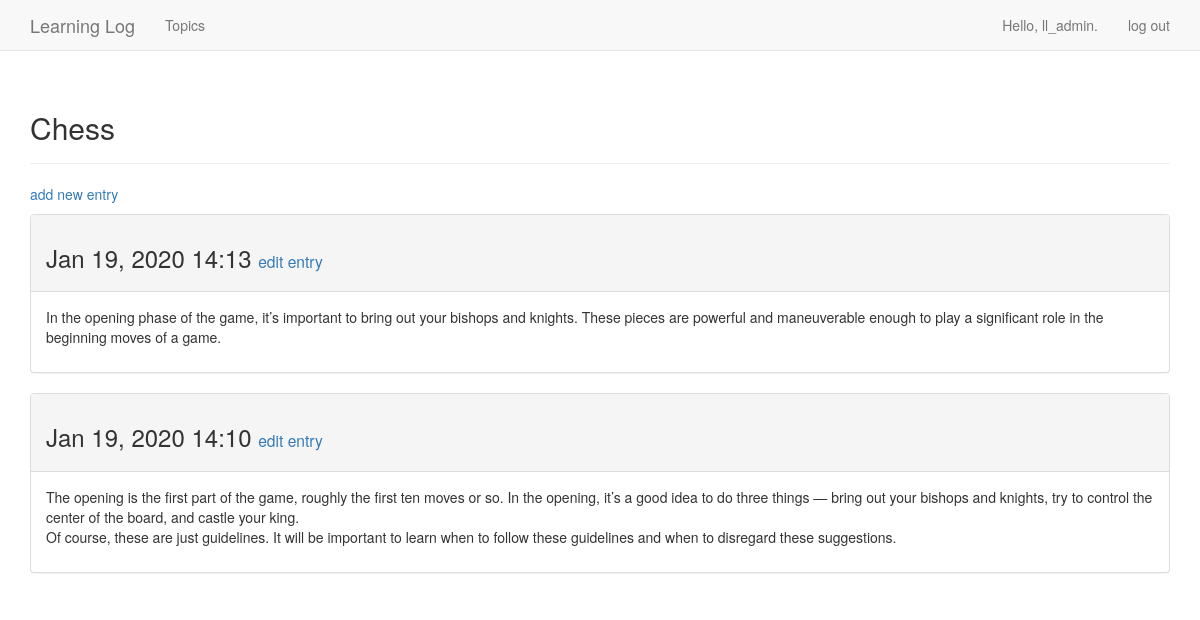
The page /topics/1/ (signed in) on the database its author committed.
### learning_logs/models.py (models this page shows, shortened)
class Topic(models.Model):
    text = models.CharField(max_length=200)
    date_added = models.DateTimeField(auto_now_add=True)
    owner = models.ForeignKey(User, on_delete=models.CASCADE)
    def __str__(self):
        return self.text

class Entry(models.Model):
    topic = models.ForeignKey(Topic, on_delete=models.CASCADE)
    text = models.TextField()
    date_added = models.DateTimeField(auto_now_add=True)
    class Meta:
        verbose_name_plural = 'entries'

### learning_logs/views.py (the view)
# urls.py: re_path(r'^topics/(?P<topic_id>\d+)/$', views.topic, name='topic'),
@login_required
def topic(request, topic_id):
    topic = Topic.objects.get(id=topic_id)
    if not(check_topic_owner(topic, request)):
        raise Http404
    entries = topic.entry_set.order_by('-date_added')
    context = {'topic': topic, 'entries': entries}
    return render(request, 'learning_logs/topic.html', context)

### learning_logs/views.py (called while the page is built)
def check_topic_owner(topic, request):
    return topic.owner == request.user

### learning_logs/templates/learning_logs/topic.html
{% extends 'learning_logs/base.html' %}
{% block header %}
  <h2>{{ topic }}</h2>
{% endblock header %}
{% block content %}
  <p>
    <a href="{% url 'learning_logs:new_entry' topic.id %}">add new entry</a>
  </p>
  {% for entry in entries %}
    <div class="panel panel-default">
      <div class="panel-heading">
        <h3>
          {{ entry.date_added|date:'M d, Y H:i' }}
          <small>
            <a href="{% url 'learning_logs:edit_entry' entry.id %}">edit entry</a>
          </small>
        </h3>
      </div>
      <div class="panel-body">
        {{ entry.text|linebreaks }}
      </div>
    </div>
  {% empty %}
    There are no entries for this topic yet.
  {% endfor %}
{% endblock content %}

### learning_logs/templates/learning_logs/base.html (shortened to what this page needs)
{% load bootstrap3 %}
<!DOCTYPE html>
<html lang="en">
  <head>
    {% bootstrap_css %}
  </head>
  <body>
    <nav class="navbar navbar-default navbar-static-top">
      <div class="container">
        <div class="navbar-header">
          <a class="navbar-brand" href="{% url 'learning_logs:index' %}">Learning Log</a>
        </div>
        <div id="navbar" class="navbar-collapse collapse">
          <ul class="nav navbar-nav">
            <li><a href="{% url 'learning_logs:topics' %}">Topics</a></li>
          </ul>
          <ul class="nav navbar-nav navbar-right">
            {% if user.is_authenticated %}
              <li><a>Hello, {{ user.username }}.</a></li>
              <li><a href="{% url 'users:logout' %}">log out</a></li>
            {% else %}
              <li><a href="{% url 'users:register' %}">register</a></li>
              <li><a href="{% url 'users:login' %}">log in</a></li>
            {% endif %}
          </ul>
        </div>
      </div>
    </nav>
    <div class="container">
      <div class="page-header">
        {% block header %}{% endblock header %}
      </div>
      <div>
        {% block content %}{% endblock content %}
      </div>
    </div>
  </body>
</html>

### rows shown on the page
Topic: text "Chess"
Entry: date_added "Jan 19, 2020 14:13", text "In the opening phase of the game, it’s important to bring out your bishops and knights. These pieces are powerful and maneuverable enough to play a significant role in the beginning moves of a game."
Entry: date_added "Jan 19, 2020 14:10", text "The opening is the first part of the game, roughly the first ten moves or so. In the opening, it’s a good idea to do three things — bring out your bishops and knights, try to control the center of the board, and castle your king. Of course, these are just guidelines. It will be important to learn when to follow these guidelines and when to disregard these suggestions."

### other values the page prints
{{ user.username }} "ll_admin"
